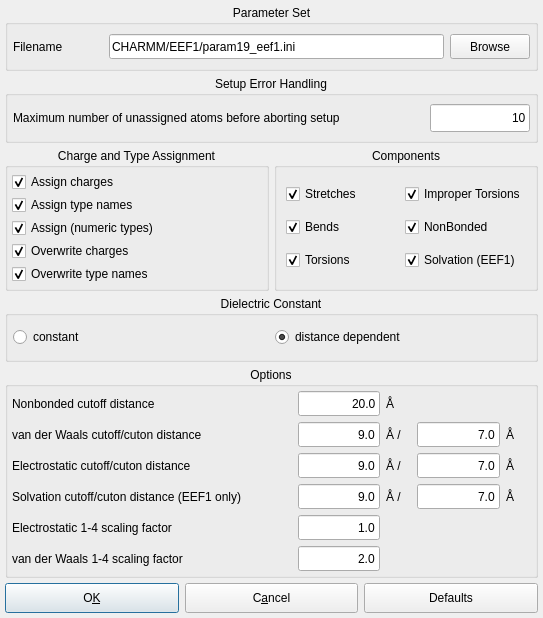
<?xml version="1.0" encoding="UTF-8"?>
<ui version="4.0">
 <class>CharmmConfigurationDialogData</class>
 <widget class="QDialog" name="CharmmConfigurationDialogData">
  <property name="geometry">
   <rect>
    <x>0</x>
    <y>0</y>
    <width>543</width>
    <height>618</height>
   </rect>
  </property>
  <property name="minimumSize">
   <size>
    <width>0</width>
    <height>0</height>
   </size>
  </property>
  <property name="maximumSize">
   <size>
    <width>6778</width>
    <height>8900</height>
   </size>
  </property>
  <property name="windowTitle">
   <string>CHARMM Options</string>
  </property>
  <layout class="QGridLayout">
   <property name="margin">
    <number>5</number>
   </property>
   <property name="spacing">
    <number>5</number>
   </property>
   <item row="5" column="0" colspan="2">
    <layout class="QHBoxLayout">
     <property name="spacing">
      <number>6</number>
     </property>
     <property name="margin">
      <number>0</number>
     </property>
     <item>
      <widget class="QPushButton" name="close_button">
       <property name="minimumSize">
        <size>
         <width>0</width>
         <height>30</height>
        </size>
       </property>
       <property name="toolTip">
        <string>Close window and save changes</string>
       </property>
       <property name="text">
        <string>O&amp;K</string>
       </property>
       <property name="shortcut">
        <string/>
       </property>
       <property name="default">
        <bool>true</bool>
       </property>
      </widget>
     </item>
     <item>
      <widget class="QPushButton" name="cancel_button">
       <property name="minimumSize">
        <size>
         <width>0</width>
         <height>30</height>
        </size>
       </property>
       <property name="toolTip">
        <string>Close window and discard changes</string>
       </property>
       <property name="text">
        <string>C&amp;ancel</string>
       </property>
       <property name="shortcut">
        <string/>
       </property>
      </widget>
     </item>
     <item>
      <widget class="QPushButton" name="reset_button">
       <property name="minimumSize">
        <size>
         <width>0</width>
         <height>30</height>
        </size>
       </property>
       <property name="toolTip">
        <string>Reset settings to default values</string>
       </property>
       <property name="text">
        <string>Defaults</string>
       </property>
       <property name="shortcut">
        <string/>
       </property>
      </widget>
     </item>
    </layout>
   </item>
   <item row="4" column="0" colspan="2">
    <widget class="QGroupBox" name="CharmmFF_Options">
     <property name="minimumSize">
      <size>
       <width>520</width>
       <height>0</height>
      </size>
     </property>
     <property name="title">
      <string>Options</string>
     </property>
     <property name="alignment">
      <set>Qt::AlignHCenter</set>
     </property>
     <layout class="QGridLayout">
      <property name="margin">
       <number>4</number>
      </property>
      <property name="spacing">
       <number>6</number>
      </property>
      <item row="4" column="0">
       <widget class="QLabel" name="scaling_vdw_1_4_label">
        <property name="minimumSize">
         <size>
          <width>260</width>
          <height>0</height>
         </size>
        </property>
        <property name="text">
         <string>Electrostatic 1-4 scaling factor</string>
        </property>
        <property name="buddy">
         <cstring>scaling_vdw_1_4_line_edit</cstring>
        </property>
       </widget>
      </item>
      <item row="3" column="3">
       <widget class="QLineEdit" name="solvation_cuton_line_edit">
        <property name="minimumSize">
         <size>
          <width>50</width>
          <height>25</height>
         </size>
        </property>
        <property name="maximumSize">
         <size>
          <width>90</width>
          <height>32767</height>
         </size>
        </property>
        <property name="text">
         <string notr="true">7.0</string>
        </property>
        <property name="alignment">
         <set>Qt::AlignRight</set>
        </property>
       </widget>
      </item>
      <item row="2" column="1">
       <widget class="QLineEdit" name="electrostatic_cutoff_line_edit">
        <property name="minimumSize">
         <size>
          <width>50</width>
          <height>25</height>
         </size>
        </property>
        <property name="maximumSize">
         <size>
          <width>90</width>
          <height>32767</height>
         </size>
        </property>
        <property name="text">
         <string notr="true">9.0</string>
        </property>
        <property name="alignment">
         <set>Qt::AlignRight</set>
        </property>
       </widget>
      </item>
      <item row="0" column="2">
       <widget class="QLabel" name="nonbonded_cutoff_label_2">
        <property name="sizePolicy">
         <sizepolicy hsizetype="Preferred" vsizetype="Preferred">
          <horstretch>0</horstretch>
          <verstretch>0</verstretch>
         </sizepolicy>
        </property>
        <property name="minimumSize">
         <size>
          <width>25</width>
          <height>0</height>
         </size>
        </property>
        <property name="maximumSize">
         <size>
          <width>30</width>
          <height>32767</height>
         </size>
        </property>
        <property name="text">
         <string notr="true">Å</string>
        </property>
        <property name="buddy">
         <cstring>nonbonded_cutoff_line_edit</cstring>
        </property>
       </widget>
      </item>
      <item row="4" column="1">
       <widget class="QLineEdit" name="scaling_electrostatic_1_4_line_edit">
        <property name="minimumSize">
         <size>
          <width>50</width>
          <height>25</height>
         </size>
        </property>
        <property name="maximumSize">
         <size>
          <width>90</width>
          <height>32767</height>
         </size>
        </property>
        <property name="text">
         <string notr="true">1.0</string>
        </property>
        <property name="alignment">
         <set>Qt::AlignRight</set>
        </property>
       </widget>
      </item>
      <item row="3" column="1">
       <widget class="QLineEdit" name="solvation_cutoff_line_edit">
        <property name="minimumSize">
         <size>
          <width>50</width>
          <height>25</height>
         </size>
        </property>
        <property name="maximumSize">
         <size>
          <width>90</width>
          <height>32767</height>
         </size>
        </property>
        <property name="text">
         <string notr="true">9.0</string>
        </property>
        <property name="alignment">
         <set>Qt::AlignRight</set>
        </property>
       </widget>
      </item>
      <item row="3" column="2">
       <widget class="QLabel" name="nonbonded_cutoff_label_2_2_3_3">
        <property name="sizePolicy">
         <sizepolicy hsizetype="Preferred" vsizetype="Preferred">
          <horstretch>0</horstretch>
          <verstretch>0</verstretch>
         </sizepolicy>
        </property>
        <property name="minimumSize">
         <size>
          <width>25</width>
          <height>0</height>
         </size>
        </property>
        <property name="maximumSize">
         <size>
          <width>30</width>
          <height>32767</height>
         </size>
        </property>
        <property name="text">
         <string notr="true">Å /</string>
        </property>
        <property name="buddy">
         <cstring>nonbonded_cutoff_line_edit</cstring>
        </property>
       </widget>
      </item>
      <item row="3" column="0">
       <widget class="QLabel" name="solvation_cutoff_label">
        <property name="minimumSize">
         <size>
          <width>280</width>
          <height>0</height>
         </size>
        </property>
        <property name="text">
         <string>Solvation cutoff/cuton distance (EEF1 only)</string>
        </property>
        <property name="buddy">
         <cstring>solvation_cutoff_line_edit</cstring>
        </property>
       </widget>
      </item>
      <item row="5" column="0">
       <widget class="QLabel" name="scaling_electrostatic_1_4_label">
        <property name="minimumSize">
         <size>
          <width>260</width>
          <height>0</height>
         </size>
        </property>
        <property name="text">
         <string>van der Waals 1-4 scaling factor</string>
        </property>
        <property name="buddy">
         <cstring>scaling_electrostatic_1_4_line_edit</cstring>
        </property>
       </widget>
      </item>
      <item row="0" column="0">
       <widget class="QLabel" name="nonbonded_cutoff_label">
        <property name="minimumSize">
         <size>
          <width>260</width>
          <height>0</height>
         </size>
        </property>
        <property name="text">
         <string>Nonbonded cutoff distance</string>
        </property>
        <property name="buddy">
         <cstring>nonbonded_cutoff_line_edit</cstring>
        </property>
       </widget>
      </item>
      <item row="1" column="2">
       <widget class="QLabel" name="nonbonded_cutoff_label_2_2_3">
        <property name="sizePolicy">
         <sizepolicy hsizetype="Preferred" vsizetype="Preferred">
          <horstretch>0</horstretch>
          <verstretch>0</verstretch>
         </sizepolicy>
        </property>
        <property name="minimumSize">
         <size>
          <width>25</width>
          <height>0</height>
         </size>
        </property>
        <property name="maximumSize">
         <size>
          <width>30</width>
          <height>32767</height>
         </size>
        </property>
        <property name="text">
         <string notr="true">Å /</string>
        </property>
        <property name="buddy">
         <cstring>nonbonded_cutoff_line_edit</cstring>
        </property>
       </widget>
      </item>
      <item row="1" column="1">
       <widget class="QLineEdit" name="vdw_cutoff_line_edit">
        <property name="minimumSize">
         <size>
          <width>50</width>
          <height>25</height>
         </size>
        </property>
        <property name="maximumSize">
         <size>
          <width>90</width>
          <height>32767</height>
         </size>
        </property>
        <property name="text">
         <string notr="true">9.0</string>
        </property>
        <property name="frame">
         <bool>true</bool>
        </property>
        <property name="echoMode">
         <enum>QLineEdit::Normal</enum>
        </property>
        <property name="alignment">
         <set>Qt::AlignRight</set>
        </property>
       </widget>
      </item>
      <item row="0" column="1">
       <widget class="QLineEdit" name="nonbonded_cutoff_line_edit">
        <property name="minimumSize">
         <size>
          <width>50</width>
          <height>25</height>
         </size>
        </property>
        <property name="maximumSize">
         <size>
          <width>90</width>
          <height>32767</height>
         </size>
        </property>
        <property name="focusPolicy">
         <enum>Qt::StrongFocus</enum>
        </property>
        <property name="text">
         <string notr="true">20.0</string>
        </property>
        <property name="maxLength">
         <number>32767</number>
        </property>
        <property name="frame">
         <bool>true</bool>
        </property>
        <property name="echoMode">
         <enum>QLineEdit::Normal</enum>
        </property>
        <property name="alignment">
         <set>Qt::AlignRight</set>
        </property>
       </widget>
      </item>
      <item row="5" column="1">
       <widget class="QLineEdit" name="scaling_vdw_1_4_line_edit">
        <property name="minimumSize">
         <size>
          <width>50</width>
          <height>25</height>
         </size>
        </property>
        <property name="maximumSize">
         <size>
          <width>90</width>
          <height>32767</height>
         </size>
        </property>
        <property name="text">
         <string notr="true">2.0</string>
        </property>
        <property name="alignment">
         <set>Qt::AlignRight</set>
        </property>
       </widget>
      </item>
      <item row="2" column="2">
       <widget class="QLabel" name="nonbonded_cutoff_label_2_2_3_2">
        <property name="sizePolicy">
         <sizepolicy hsizetype="Preferred" vsizetype="Preferred">
          <horstretch>0</horstretch>
          <verstretch>0</verstretch>
         </sizepolicy>
        </property>
        <property name="minimumSize">
         <size>
          <width>25</width>
          <height>0</height>
         </size>
        </property>
        <property name="maximumSize">
         <size>
          <width>30</width>
          <height>32767</height>
         </size>
        </property>
        <property name="text">
         <string notr="true">Å /</string>
        </property>
        <property name="buddy">
         <cstring>nonbonded_cutoff_line_edit</cstring>
        </property>
       </widget>
      </item>
      <item row="2" column="3">
       <widget class="QLineEdit" name="electrostatic_cuton_line_edit">
        <property name="minimumSize">
         <size>
          <width>50</width>
          <height>25</height>
         </size>
        </property>
        <property name="maximumSize">
         <size>
          <width>90</width>
          <height>32767</height>
         </size>
        </property>
        <property name="text">
         <string notr="true">7.0</string>
        </property>
        <property name="alignment">
         <set>Qt::AlignRight</set>
        </property>
       </widget>
      </item>
      <item row="2" column="0">
       <widget class="QLabel" name="electrostatic_cutoff_label">
        <property name="minimumSize">
         <size>
          <width>260</width>
          <height>0</height>
         </size>
        </property>
        <property name="text">
         <string>Electrostatic cutoff/cuton distance</string>
        </property>
        <property name="buddy">
         <cstring>electrostatic_cutoff_line_edit</cstring>
        </property>
       </widget>
      </item>
      <item row="1" column="3">
       <widget class="QLineEdit" name="vdw_cuton_line_edit">
        <property name="minimumSize">
         <size>
          <width>50</width>
          <height>25</height>
         </size>
        </property>
        <property name="maximumSize">
         <size>
          <width>90</width>
          <height>32767</height>
         </size>
        </property>
        <property name="text">
         <string notr="true">7.0</string>
        </property>
        <property name="alignment">
         <set>Qt::AlignRight</set>
        </property>
       </widget>
      </item>
      <item row="1" column="0">
       <widget class="QLabel" name="vdw_cutoff_label">
        <property name="minimumSize">
         <size>
          <width>260</width>
          <height>0</height>
         </size>
        </property>
        <property name="text">
         <string>van der Waals cutoff/cuton distance</string>
        </property>
        <property name="buddy">
         <cstring>vdw_cutoff_line_edit</cstring>
        </property>
       </widget>
      </item>
      <item row="3" column="4">
       <widget class="QLabel" name="nonbonded_cutoff_label_2_4">
        <property name="sizePolicy">
         <sizepolicy hsizetype="Preferred" vsizetype="Preferred">
          <horstretch>0</horstretch>
          <verstretch>0</verstretch>
         </sizepolicy>
        </property>
        <property name="minimumSize">
         <size>
          <width>25</width>
          <height>0</height>
         </size>
        </property>
        <property name="maximumSize">
         <size>
          <width>30</width>
          <height>32767</height>
         </size>
        </property>
        <property name="text">
         <string notr="true">Å</string>
        </property>
        <property name="buddy">
         <cstring>nonbonded_cutoff_line_edit</cstring>
        </property>
       </widget>
      </item>
      <item row="2" column="4">
       <widget class="QLabel" name="nonbonded_cutoff_label_2_3">
        <property name="sizePolicy">
         <sizepolicy hsizetype="Preferred" vsizetype="Preferred">
          <horstretch>0</horstretch>
          <verstretch>0</verstretch>
         </sizepolicy>
        </property>
        <property name="minimumSize">
         <size>
          <width>25</width>
          <height>0</height>
         </size>
        </property>
        <property name="maximumSize">
         <size>
          <width>30</width>
          <height>32767</height>
         </size>
        </property>
        <property name="text">
         <string notr="true">Å</string>
        </property>
        <property name="buddy">
         <cstring>nonbonded_cutoff_line_edit</cstring>
        </property>
       </widget>
      </item>
      <item row="1" column="4">
       <widget class="QLabel" name="nonbonded_cutoff_label_2_2">
        <property name="sizePolicy">
         <sizepolicy hsizetype="Preferred" vsizetype="Preferred">
          <horstretch>0</horstretch>
          <verstretch>0</verstretch>
         </sizepolicy>
        </property>
        <property name="minimumSize">
         <size>
          <width>25</width>
          <height>0</height>
         </size>
        </property>
        <property name="maximumSize">
         <size>
          <width>30</width>
          <height>32767</height>
         </size>
        </property>
        <property name="text">
         <string notr="true">Å</string>
        </property>
        <property name="buddy">
         <cstring>nonbonded_cutoff_line_edit</cstring>
        </property>
       </widget>
      </item>
     </layout>
    </widget>
   </item>
   <item row="3" column="0" colspan="2">
    <widget class="QGroupBox" name="dielectric_group">
     <property name="title">
      <string>Dielectric Constant</string>
     </property>
     <property name="alignment">
      <set>Qt::AlignHCenter</set>
     </property>
     <layout class="QHBoxLayout">
      <property name="spacing">
       <number>6</number>
      </property>
      <property name="margin">
       <number>5</number>
      </property>
      <item>
       <widget class="QRadioButton" name="constant_button">
        <property name="enabled">
         <bool>true</bool>
        </property>
        <property name="text">
         <string>constant</string>
        </property>
        <property name="checked">
         <bool>false</bool>
        </property>
       </widget>
      </item>
      <item>
       <widget class="QRadioButton" name="distance_button">
        <property name="minimumSize">
         <size>
          <width>165</width>
          <height>0</height>
         </size>
        </property>
        <property name="text">
         <string>distance dependent</string>
        </property>
        <property name="checked">
         <bool>true</bool>
        </property>
       </widget>
      </item>
     </layout>
    </widget>
   </item>
   <item row="2" column="1">
    <widget class="QGroupBox" name="groupBox">
     <property name="title">
      <string>Components</string>
     </property>
     <property name="alignment">
      <set>Qt::AlignHCenter</set>
     </property>
     <layout class="QGridLayout">
      <property name="margin">
       <number>9</number>
      </property>
      <property name="spacing">
       <number>6</number>
      </property>
      <item row="2" column="1">
       <widget class="QCheckBox" name="use_eef1_checkBox">
        <property name="text">
         <string>Solvation (EEF1)</string>
        </property>
        <property name="checked">
         <bool>true</bool>
        </property>
       </widget>
      </item>
      <item row="1" column="1">
       <widget class="QCheckBox" name="NB_box">
        <property name="text">
         <string>NonBonded</string>
        </property>
        <property name="checked">
         <bool>true</bool>
        </property>
       </widget>
      </item>
      <item row="0" column="1">
       <widget class="QCheckBox" name="itorsions_box">
        <property name="text">
         <string>Improper Torsions</string>
        </property>
        <property name="checked">
         <bool>true</bool>
        </property>
       </widget>
      </item>
      <item row="2" column="0">
       <widget class="QCheckBox" name="torsions_box">
        <property name="text">
         <string>Torsions</string>
        </property>
        <property name="checked">
         <bool>true</bool>
        </property>
       </widget>
      </item>
      <item row="0" column="0">
       <widget class="QCheckBox" name="stretches_box">
        <property name="text">
         <string>Stretches</string>
        </property>
        <property name="checked">
         <bool>true</bool>
        </property>
       </widget>
      </item>
      <item row="1" column="0">
       <widget class="QCheckBox" name="bends_box">
        <property name="text">
         <string>Bends</string>
        </property>
        <property name="checked">
         <bool>true</bool>
        </property>
       </widget>
      </item>
     </layout>
    </widget>
   </item>
   <item row="2" column="0">
    <widget class="QGroupBox" name="check_options">
     <property name="title">
      <string>Charge and Type Assignment</string>
     </property>
     <property name="alignment">
      <set>Qt::AlignHCenter</set>
     </property>
     <layout class="QGridLayout">
      <property name="margin">
       <number>4</number>
      </property>
      <property name="spacing">
       <number>3</number>
      </property>
      <item row="4" column="0">
       <widget class="QCheckBox" name="overwrite_typenames_checkBox">
        <property name="text">
         <string>Overwrite type names</string>
        </property>
        <property name="checked">
         <bool>true</bool>
        </property>
       </widget>
      </item>
      <item row="0" column="0">
       <widget class="QCheckBox" name="assign_charges_checkBox">
        <property name="text">
         <string>Assign charges</string>
        </property>
        <property name="checked">
         <bool>true</bool>
        </property>
       </widget>
      </item>
      <item row="1" column="0">
       <widget class="QCheckBox" name="assign_typenames_checkBox">
        <property name="text">
         <string>Assign type names</string>
        </property>
        <property name="checked">
         <bool>true</bool>
        </property>
       </widget>
      </item>
      <item row="2" column="0">
       <widget class="QCheckBox" name="assign_types_checkBox">
        <property name="text">
         <string>Assign (numeric types)</string>
        </property>
        <property name="checked">
         <bool>true</bool>
        </property>
       </widget>
      </item>
      <item row="3" column="0">
       <widget class="QCheckBox" name="overwrite_charges_checkBox">
        <property name="text">
         <string>Overwrite charges</string>
        </property>
        <property name="checked">
         <bool>true</bool>
        </property>
       </widget>
      </item>
     </layout>
    </widget>
   </item>
   <item row="0" column="0" colspan="2">
    <widget class="QGroupBox" name="groupBox21">
     <property name="title">
      <string>Parameter Set</string>
     </property>
     <property name="alignment">
      <set>Qt::AlignHCenter</set>
     </property>
     <layout class="QGridLayout">
      <property name="margin">
       <number>5</number>
      </property>
      <property name="spacing">
       <number>6</number>
      </property>
      <item row="0" column="0">
       <widget class="QLabel" name="Label_10">
        <property name="minimumSize">
         <size>
          <width>90</width>
          <height>25</height>
         </size>
        </property>
        <property name="focusPolicy">
         <enum>Qt::NoFocus</enum>
        </property>
        <property name="lineWidth">
         <number>1</number>
        </property>
        <property name="text">
         <string>Filename</string>
        </property>
        <property name="textFormat">
         <enum>Qt::AutoText</enum>
        </property>
        <property name="alignment">
         <set>Qt::AlignLeading|Qt::AlignLeft|Qt::AlignVCenter</set>
        </property>
       </widget>
      </item>
      <item row="0" column="1">
       <widget class="QLineEdit" name="parameter_file_edit">
        <property name="minimumSize">
         <size>
          <width>180</width>
          <height>25</height>
         </size>
        </property>
        <property name="focusPolicy">
         <enum>Qt::StrongFocus</enum>
        </property>
        <property name="text">
         <string notr="true">CHARMM/EEF1/param19_eef1.ini</string>
        </property>
        <property name="maxLength">
         <number>32767</number>
        </property>
        <property name="frame">
         <bool>true</bool>
        </property>
        <property name="echoMode">
         <enum>QLineEdit::Normal</enum>
        </property>
        <property name="alignment">
         <set>Qt::AlignLeading</set>
        </property>
       </widget>
      </item>
      <item row="0" column="2">
       <widget class="QPushButton" name="browse_button">
        <property name="minimumSize">
         <size>
          <width>50</width>
          <height>25</height>
         </size>
        </property>
        <property name="focusPolicy">
         <enum>Qt::TabFocus</enum>
        </property>
        <property name="toolTip">
         <string>Browse your computer for CHARMM file</string>
        </property>
        <property name="text">
         <string>Browse</string>
        </property>
        <property name="autoDefault">
         <bool>true</bool>
        </property>
       </widget>
      </item>
     </layout>
    </widget>
   </item>
   <item row="1" column="0" colspan="2">
    <widget class="QGroupBox" name="groupBox20">
     <property name="title">
      <string>Setup Error Handling</string>
     </property>
     <property name="alignment">
      <set>Qt::AlignHCenter</set>
     </property>
     <layout class="QGridLayout">
      <property name="margin">
       <number>5</number>
      </property>
      <property name="spacing">
       <number>6</number>
      </property>
      <item row="0" column="1">
       <widget class="QLineEdit" name="max_unassigned_atoms">
        <property name="minimumSize">
         <size>
          <width>100</width>
          <height>28</height>
         </size>
        </property>
        <property name="maximumSize">
         <size>
          <width>100</width>
          <height>28</height>
         </size>
        </property>
        <property name="text">
         <string notr="true">10</string>
        </property>
        <property name="alignment">
         <set>Qt::AlignRight</set>
        </property>
       </widget>
      </item>
      <item row="0" column="0">
       <widget class="QLabel" name="textLabel1">
        <property name="sizePolicy">
         <sizepolicy hsizetype="Expanding" vsizetype="Preferred">
          <horstretch>0</horstretch>
          <verstretch>0</verstretch>
         </sizepolicy>
        </property>
        <property name="minimumSize">
         <size>
          <width>0</width>
          <height>28</height>
         </size>
        </property>
        <property name="text">
         <string>Maximum number of unassigned atoms before aborting setup</string>
        </property>
        <property name="alignment">
         <set>Qt::AlignLeading|Qt::AlignLeft|Qt::AlignVCenter</set>
        </property>
       </widget>
      </item>
     </layout>
    </widget>
   </item>
  </layout>
 </widget>
 <layoutdefault spacing="6" margin="11"/>
 <tabstops>
  <tabstop>parameter_file_edit</tabstop>
  <tabstop>browse_button</tabstop>
  <tabstop>max_unassigned_atoms</tabstop>
  <tabstop>assign_charges_checkBox</tabstop>
  <tabstop>assign_typenames_checkBox</tabstop>
  <tabstop>assign_types_checkBox</tabstop>
  <tabstop>overwrite_charges_checkBox</tabstop>
  <tabstop>overwrite_typenames_checkBox</tabstop>
  <tabstop>stretches_box</tabstop>
  <tabstop>bends_box</tabstop>
  <tabstop>torsions_box</tabstop>
  <tabstop>itorsions_box</tabstop>
  <tabstop>NB_box</tabstop>
  <tabstop>use_eef1_checkBox</tabstop>
  <tabstop>constant_button</tabstop>
  <tabstop>distance_button</tabstop>
  <tabstop>nonbonded_cutoff_line_edit</tabstop>
  <tabstop>vdw_cutoff_line_edit</tabstop>
  <tabstop>electrostatic_cutoff_line_edit</tabstop>
  <tabstop>solvation_cutoff_line_edit</tabstop>
  <tabstop>scaling_electrostatic_1_4_line_edit</tabstop>
  <tabstop>scaling_vdw_1_4_line_edit</tabstop>
  <tabstop>vdw_cuton_line_edit</tabstop>
  <tabstop>electrostatic_cuton_line_edit</tabstop>
  <tabstop>solvation_cuton_line_edit</tabstop>
  <tabstop>close_button</tabstop>
  <tabstop>cancel_button</tabstop>
  <tabstop>reset_button</tabstop>
 </tabstops>
 <includes>
  <include location="global">BALL_core/COMMON/global.h</include>
 </includes>
 <resources/>
 <connections/>
</ui>
